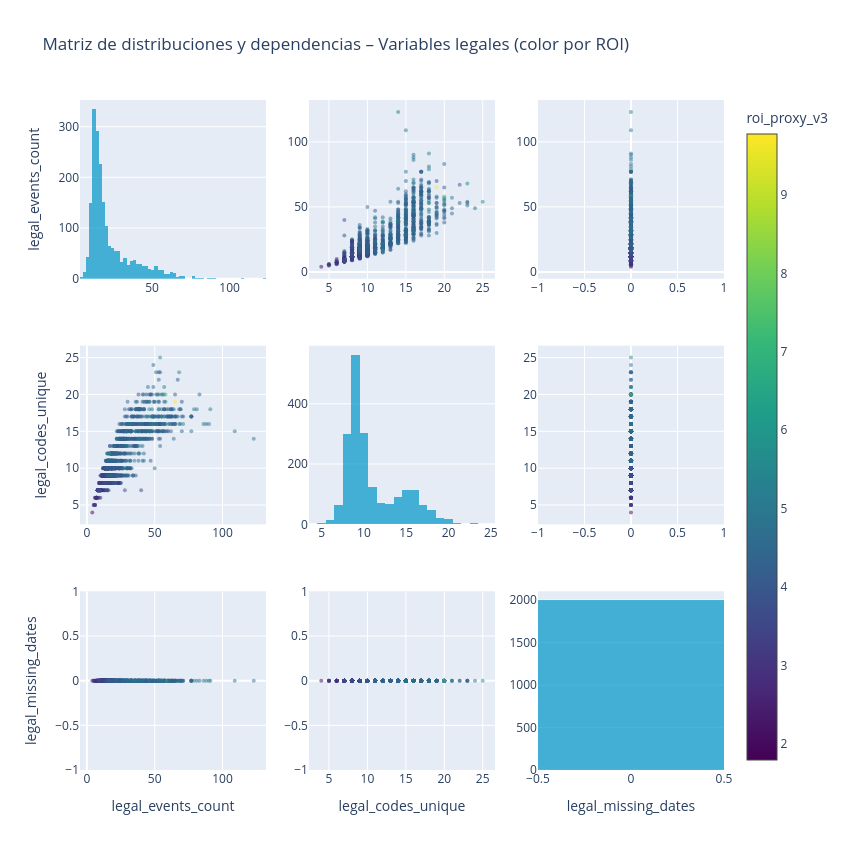

Notebook code cell kept with this figure:
### Markdown cell above
### Graphical analysis of legal variables

### Code cell
legal_vars = [
    "legal_events_count",
    "legal_codes_unique",
    "legal_missing_dates",
]

df = df_tablon[legal_vars + ["roi_proxy_v3"]].dropna()
n = len(legal_vars)

fig = make_subplots(rows=n, cols=n)

for i, y in enumerate(legal_vars):
    for j, x in enumerate(legal_vars):

        if i == j:
            fig.add_trace(
                go.Histogram(
                    x=df[x],
                    marker=dict(color="rgba(0,150,200,0.7)"),
                    showlegend=False
                ),
                row=i+1, col=j+1
            )
        else:
            fig.add_trace(
                go.Scatter(
                    x=df[x],
                    y=df[y],
                    mode="markers",
                    marker=dict(
                        color=df["roi_proxy_v3"],
                        colorscale="Viridis",
                        size=4,
                        opacity=0.5,
                        showscale=(i == 0 and j == n - 1),
                        colorbar=dict(title="roi_proxy_v3")
                    ),
                    showlegend=False
                ),
                row=i+1, col=j+1
            )

for i, col in enumerate(legal_vars):
    fig.update_yaxes(title_text=col, row=i+1, col=1)
    fig.update_xaxes(title_text=col, row=n, col=i+1)

fig.update_layout(
    height=850,
    width=850,
    title="Matriz de distribuciones y dependencias – Variables legales (color por ROI)"
)

fig.show()

### Figure 1 — Plotly figure (JSON) as saved in the notebook; plotly's stock layout.template omitted (floating-point values rounded to 4 significant figures; data arrays with more than 128 entries replaced by an {"elided": "..."} marker saying what was removed)
{"data": [{"marker": {"color": "rgba(0,150,200,0.7)"}, "showlegend": false, "type": "histogram", "x": {"elided": "1999 float values"}, "xaxis": "x", "yaxis": "y"}, {"marker": {"color": {"elided": "1999 float values"}, "colorbar": {"title": {"text": "roi_proxy_v3"}}, "colorscale": [[0, "#440154"], [0.1111, "#482878"], [0.2222, "#3e4989"], [0.3333, "#31688e"], [0.4444, "#26828e"], [0.5556, "#1f9e89"], [0.6667, "#35b779"], [0.7778, "#6ece58"], [0.8889, "#b5de2b"], [1, "#fde725"]], "opacity": 0.5, "showscale": false, "size": 4}, "mode": "markers", "showlegend": false, "type": "scatter", "x": {"elided": "1999 float values"}, "xaxis": "x2", "y": {"elided": "1999 float values"}, "yaxis": "y2"}, {"marker": {"color": {"elided": "1999 float values"}, "colorbar": {"title": {"text": "roi_proxy_v3"}}, "colorscale": [[0, "#440154"], [0.1111, "#482878"], [0.2222, "#3e4989"], [0.3333, "#31688e"], [0.4444, "#26828e"], [0.5556, "#1f9e89"], [0.6667, "#35b779"], [0.7778, "#6ece58"], [0.8889, "#b5de2b"], [1, "#fde725"]], "opacity": 0.5, "showscale": true, "size": 4}, "mode": "markers", "showlegend": false, "type": "scatter", "x": {"elided": "1999 int values"}, "xaxis": "x3", "y": {"elided": "1999 float values"}, "yaxis": "y3"}, {"marker": {"color": {"elided": "1999 float values"}, "colorbar": {"title": {"text": "roi_proxy_v3"}}, "colorscale": [[0, "#440154"], [0.1111, "#482878"], [0.2222, "#3e4989"], [0.3333, "#31688e"], [0.4444, "#26828e"], [0.5556, "#1f9e89"], [0.6667, "#35b779"], [0.7778, "#6ece58"], [0.8889, "#b5de2b"], [1, "#fde725"]], "opacity": 0.5, "showscale": false, "size": 4}, "mode": "markers", "showlegend": false, "type": "scatter", "x": {"elided": "1999 float values"}, "xaxis": "x4", "y": {"elided": "1999 float values"}, "yaxis": "y4"}, {"marker": {"color": "rgba(0,150,200,0.7)"}, "showlegend": false, "type": "histogram", "x": {"elided": "1999 float values"}, "xaxis": "x5", "yaxis": "y5"}, {"marker": {"color": {"elided": "1999 float values"}, "colorbar": {"title": {"text": "roi_proxy_v3"}}, "colorscale": [[0, "#440154"], [0.1111, "#482878"], [0.2222, "#3e4989"], [0.3333, "#31688e"], [0.4444, "#26828e"], [0.5556, "#1f9e89"], [0.6667, "#35b779"], [0.7778, "#6ece58"], [0.8889, "#b5de2b"], [1, "#fde725"]], "opacity": 0.5, "showscale": false, "size": 4}, "mode": "markers", "showlegend": false, "type": "scatter", "x": {"elided": "1999 int values"}, "xaxis": "x6", "y": {"elided": "1999 float values"}, "yaxis": "y6"}, {"marker": {"color": {"elided": "1999 float values"}, "colorbar": {"title": {"text": "roi_proxy_v3"}}, "colorscale": [[0, "#440154"], [0.1111, "#482878"], [0.2222, "#3e4989"], [0.3333, "#31688e"], [0.4444, "#26828e"], [0.5556, "#1f9e89"], [0.6667, "#35b779"], [0.7778, "#6ece58"], [0.8889, "#b5de2b"], [1, "#fde725"]], "opacity": 0.5, "showscale": false, "size": 4}, "mode": "markers", "showlegend": false, "type": "scatter", "x": {"elided": "1999 float values"}, "xaxis": "x7", "y": {"elided": "1999 int values"}, "yaxis": "y7"}, {"marker": {"color": {"elided": "1999 float values"}, "colorbar": {"title": {"text": "roi_proxy_v3"}}, "colorscale": [[0, "#440154"], [0.1111, "#482878"], [0.2222, "#3e4989"], [0.3333, "#31688e"], [0.4444, "#26828e"], [0.5556, "#1f9e89"], [0.6667, "#35b779"], [0.7778, "#6ece58"], [0.8889, "#b5de2b"], [1, "#fde725"]], "opacity": 0.5, "showscale": false, "size": 4}, "mode": "markers", "showlegend": false, "type": "scatter", "x": {"elided": "1999 float values"}, "xaxis": "x8", "y": {"elided": "1999 int values"}, "yaxis": "y8"}, {"marker": {"color": "rgba(0,150,200,0.7)"}, "showlegend": false, "type": "histogram", "x": {"elided": "1999 int values"}, "xaxis": "x9", "yaxis": "y9"}], "layout": {"height": 850, "title": {"text": "Matriz de distribuciones y dependencias – Variables legales (color por ROI)"}, "width": 850, "xaxis": {"anchor": "y", "domain": [0, 0.2889]}, "xaxis2": {"anchor": "y2", "domain": [0.3556, 0.6444]}, "xaxis3": {"anchor": "y3", "domain": [0.7111, 1]}, "xaxis4": {"anchor": "y4", "domain": [0, 0.2889]}, "xaxis5": {"anchor": "y5", "domain": [0.3556, 0.6444]}, "xaxis6": {"anchor": "y6", "domain": [0.7111, 1]}, "xaxis7": {"anchor": "y7", "domain": [0, 0.2889], "title": {"text": "legal_events_count"}}, "xaxis8": {"anchor": "y8", "domain": [0.3556, 0.6444], "title": {"text": "legal_codes_unique"}}, "xaxis9": {"anchor": "y9", "domain": [0.7111, 1], "title": {"text": "legal_missing_dates"}}, "yaxis": {"anchor": "x", "domain": [0.7333, 1], "title": {"text": "legal_events_count"}}, "yaxis2": {"anchor": "x2", "domain": [0.7333, 1]}, "yaxis3": {"anchor": "x3", "domain": [0.7333, 1]}, "yaxis4": {"anchor": "x4", "domain": [0.3667, 0.6333], "title": {"text": "legal_codes_unique"}}, "yaxis5": {"anchor": "x5", "domain": [0.3667, 0.6333]}, "yaxis6": {"anchor": "x6", "domain": [0.3667, 0.6333]}, "yaxis7": {"anchor": "x7", "domain": [0, 0.2667], "title": {"text": "legal_missing_dates"}}, "yaxis8": {"anchor": "x8", "domain": [0, 0.2667]}, "yaxis9": {"anchor": "x9", "domain": [0, 0.2667]}}}
